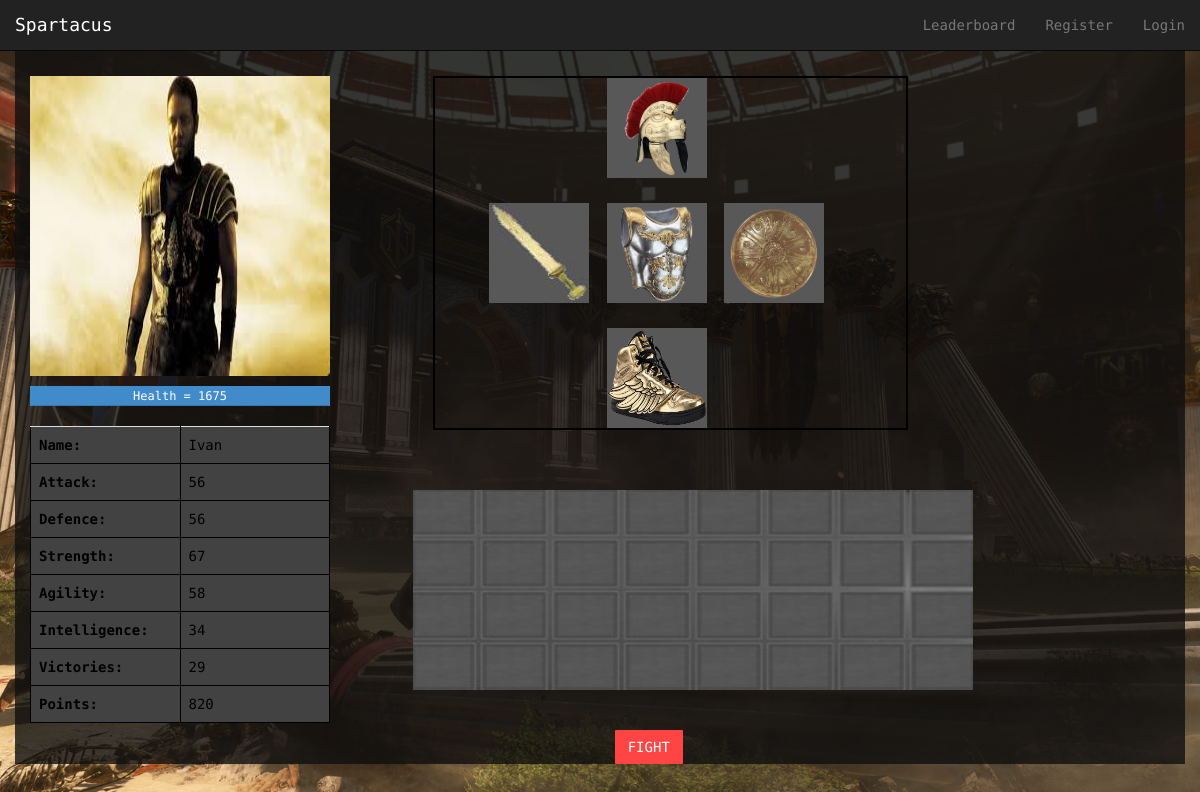
The page /Spartacus/avatar_view/Ivan on the database its author committed.
### Spartacus/models.py (models this page shows, shortened)
class Avatar(models.Model):
    user = models.OneToOneField(User)
    picture = models.ImageField(upload_to='profile_images', blank=True)
    cash = models.IntegerField(default = 1000)
    attack = models.IntegerField(default= 10)
    deffence = models.IntegerField(default= 10)
    strength = models.IntegerField(default= 10)
    agility = models.IntegerField(default= 10)
    intelligence = models.IntegerField(default = 10)
    victories = models.IntegerField(default = 0)
    points = models.IntegerField(default = 0) # for ranking...every time a gladiator fights get some amount of points

class AvatarItem(models.Model):
    item = models.ForeignKey(Item)
    avatar = models.ForeignKey(Avatar)
    equiped = models.BooleanField(default = False)

class Item(models.Model):
    ITEM_CHOICES = (
    ('sword', 'sword'),
    ('shield', 'shield'),
    ('armor', 'armor'),
    ('helmet', 'helmet'),
    ('boots', 'boots'),)
    price = models.IntegerField(default = 0)
    itemType = models.CharField(max_length=128, choices=ITEM_CHOICES, default= 'sword')
    name = models.CharField(max_length=128, unique = True)
    picture = models.ImageField(upload_to='item_images', blank=True)
    attack = models.IntegerField(default= 10)
    deffence = models.IntegerField(default= 10)

### Spartacus/views.py (the view, shortened to what this page needs)
# urls.py: url(r'^avatar_view/(?P<name>[\w\-]+)$', views.avatar_view, name='avatar_view'),
def avatar_view(request, name):
    context_dict = {}
    timePassed = True
    fightStartedAt = request.session.get("fightStartedAt")
    context_dict['time_passed'] = timePassed
    try:
        user = User.objects.get(username = name)
        avatar = Avatar.objects.get(user = user)
        health = avatar.strength*25;
        context_dict.update(getItems(avatar))
        context_dict['health']= health
    except:
        print "Query fail Avatar_view"
    return render(request, 'Spartacus/avatar_view.html', context_dict)

### Spartacus/templatetags/Spartacus_extras.py (called while the page is built)
@register.inclusion_tag('Spartacus/item_list.html', takes_context=True)
def get_items(context):
    avatar = context['avatar']
    user = context['user']
    context_dict = getItems(avatar)
    context_dict['user'] = user
    context_dict['time_passed'] = context["time_passed"]
    return context_dict

### templates/Spartacus/avatar_view.html (shortened to what this page needs)
{% extends 'Spartacus/base.html' %}
{% load staticfiles %}
{% load app_filters %}
{% load Spartacus_extras %}
{% block body_block %}
<div class="container">
    <div class="row" id="split">
    </div>
    <div class="row">
        <div class="col-xs-12 col-md-4">
            <p><img  src="{{ MEDIA_URL }}{{ avatar.picture }}" alt = "{{ avatar.user.username }}" width = "300" height = "300"/><br /><p />
            <div class="progress" data-toggle="tooltip" title="Health amount in each battle" style="width: 300px">
                <div class="progress-bar" role="progressbar" aria-valuenow="100" aria-valuemin="0" aria-valuemax="100" style="width:100%">
                    Health = {{ health }}
                </div>
            </div>
            <table class= table style="width: 300px">
                <tr><th  data-toggle="tooltip" data-placement="left" title="This is your name">Name:</th><td>{{ avatar.user.username }}</td></tr>
                <tr><th  data-toggle="tooltip" data-placement="left" title="Damage done to opponents">Attack:</th> <td>{{ avatar.attack }}</td></tr>
                <tr><th  data-toggle="tooltip" data-placement="left" title="Damage blocked from opponent attacks">Defence:</th> <td>{{ avatar.deffence }}</td></tr>
                <tr><th  data-toggle="tooltip" data-placement="left" title="Determines Avatar's health">Strength:</th> <td>{{ avatar.strength }}</td></tr>
                <tr><th  data-toggle="tooltip" data-placement="left" title="Determines chance to double hit opponent">Agility:</th> <td>{{ avatar.agility }}</td></tr>
                <tr><th  data-toggle="tooltip" data-placement="left" title="Determines chance to hit opponent">Intelligence:</th> <td>{{ avatar.intelligence }}</td></tr>
                <tr><th  data-toggle="tooltip" data-placement="left" title="The amount of wins you have">Victories:</th> <td>{{ avatar.victories }}</td></tr>
                <tr><th  data-toggle="tooltip" data-placement="left" title="The amount of points you have">Points:</th> <td>{{ avatar.points }}</td></tr>
            </table>
        </div>
        <div id="all_items">
                {% get_items %}
        </div>
    </div>
</div>
{% endblock %}

### templates/Spartacus/item_list.html (shortened to what this page needs)
{% load staticfiles %}
{% load app_filters %}
<div class="col-xs-11 col-md-5" >
    <div class="row">
        <div class="row">
            <div class="col-xs-11 col-xs-offset-1" style="border: 2px solid black;">
                <div class="row">
                    <div class="col-xs-4 col-xs-offset-4 col-lg-4 col-lg-offset-4">
                        {% if helmet %}
                        {% if avatar.user != user %}
                        <img data-toggle="tooltip" data-placement="left" title="{{helmet.item.name}} &#013;Attack: {{helmet.item.attack}} &#013;Defence: {{helmet.item.deffence}}"
                             src = "{{helmet.item.picture.url}}" width = "100" height = "100">
                        <br>
                        {% endif %}
                        {% else %}
                        <img src = "{% static "images/helmet.jpg" %}" width = "100" height = "100">
                        {% endif %}
                        <div class="row" id="split">
                        </div>
                    </div>
                </div>
                <div class="row">
                    <div class="col-xs-4 col-lg-2 col-lg-offset-1">
                        {% if sword %}
                        {% if avatar.user != user %}
                        <img data-toggle="tooltip" data-placement="left" title="{{sword.item.name}} &#013;Attack: {{sword.item.attack}} &#013;Defence: {{sword.item.deffence}}"
                             src = "{{sword.item.picture.url}}" width = "100" height = "100">
                        {% endif %}
                        {% else %}
                        <img src = "{% static "images/sword.jpg" %}" width = "100" height = "100">
                        {% endif %}
                        <div class="row" id="split">
                        </div>
                    </div>
                    <div class="col-xs-4 col-lg-2 col-lg-offset-1">
                        {% if armor %}
                        {% if avatar.user != user %}
                        <img data-toggle="tooltip" data-placement="left" title="{{armor.item.name}} &#013;Attack: {{armor.item.attack}} &#013;Defence: {{armor.item.deffence}}"
                             src = "{{armor.item.picture.url}}" width = "100" height = "100">
                        {% endif %}
                        {% else %}
                        <img src = "{% static "images/armour.jpg" %}" width = "100" height = "100">
                        {% endif %}
                        <div class="row" id="split">
                        </div>
                    </div>
                    <div class="col-xs-4 col-lg-2 col-lg-offset-1">
                        {% if shield %}
                        {% if avatar.user != user %}
                        <img data-toggle="tooltip" data-placement="left" title="{{shield.item.name}} &#013;Attack: {{shield.item.attack}} &#013;Defence: {{shield.item.deffence}}"
                             src = "{{shield.item.picture.url}}" width = "100" height = "100">
                        {% endif %}
                        {% else %}
                        <img src = "{% static "images/shield.jpg" %}" width = "100" height = "100">
                        {% endif %}
                        <div class="row" id="split">
                        </div>
                    </div>
                </div>
                <div class="row">
                    <div class="col-xs-4 col-xs-offset-4">
                        {% if boots %}
                        {% if avatar.user != user %}
                        <img data-toggle="tooltip" data-placement="left" title="{{boots.item.name}} &#013;Attack: {{boots.item.attack}} &#013;Defence: {{boots.item.deffence}}"
                             src = "{{boots.item.picture.url}}" width = "100" height = "100">
                        {% endif %}
                        {% else %}
                        <img src = "{% static "images/boots.jpg" %}" width = "100" height = "100">
                        {% endif %}
                    </div>
                </div>
            </div>
        </div>
        <div class="row">
            <div class="col-xs-11 col-xs-offset-1">
                <div class="div1">
                    <img src="{% static 'images/inventory.jpg' %}" style="position: absolute; top: 60px; left: -20px; width:560px; height:200px;"/>
                </div>
            </div>
            <br />
            <br />
            <div align="center">
                {% if time_passed %}
                {% if avatar.user != user %}
                <button onclick="location.href = '{% url 'battle' avatar.user.username%}';"  type="button" class="btn btn-danger">FIGHT</button>
                {% endif %}
                {% endif %}
            </div>
        </div>
    </div>
</div>

### static/css/styles.css (style rules this page uses)
html,body { height: 100%; font-family: 'Droid Sans Mono', sans-serif; }
p,h1,h2,h3,h4 { font-family: 'Droid Sans Mono', sans-serif; }
body { padding-top: 51px; background: #1E1E1E; color: #f9f9f9; }
.btn,.form-control,.alert,.progress,.panel,.list-group,.well,.list-group-item:first-child { border-radius:1px;box-shadow:0 0 0; }
.btn { border-color:transparent; }
.btn-danger,.label-danger,.progress-bar-danger { background-color:#FF4444; }

### static/css/mystyles.css (style rules this page uses)
table { table-layout: fixed; }
table,th, td, tr { background-color: #424242; color: black; border: 1px solid black; white-space: nowrap; overflow: hidden; text-overflow: ellipsis; }
button { border: 1px solid black; background-color: gray; color: white; }
div.div1 { width:600px; height:300px; }
div#split { height: 25px; }
div.container { background: rgba(15,15,15, 0.8)!important; }

### rows shown on the page
Avatar: picture (picture), user.username "Ivan", attack "56", deffence "56", strength "67", agility "58", intelligence "34", victories "29", points "820"
AvatarItem: item.picture (picture)
AvatarItem: item.picture (picture)
AvatarItem: item.picture (picture)
AvatarItem: item.picture (picture)
AvatarItem: item.picture (picture)

### other values the page prints
{{ health }} "1675"
